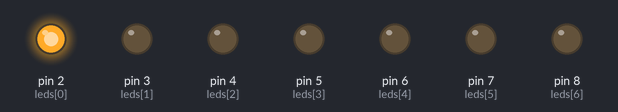
Bench run of a sketch on a simulated Arduino Uno, built with avr-gcc and run on an emulated ATmega328P. Parts: output pins drawn as LEDs (lit = HIGH).

Above: at 0.3 s.
At 1.0 s:
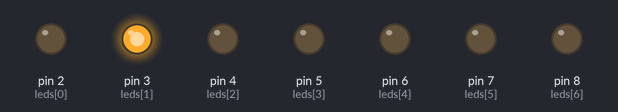
At 2.4 s:
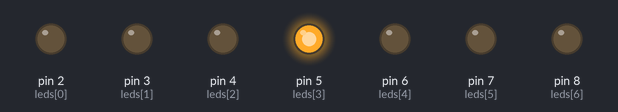
At 3.1 s:
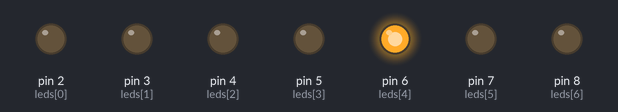
At 5.2 s:
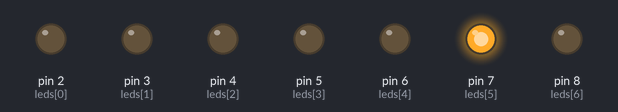
At 10.1 s:
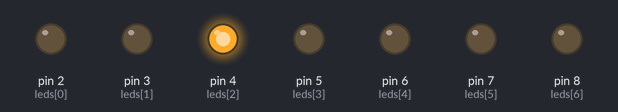
Timing chart, 0 to 10.9 s (numbered marks = the images above):
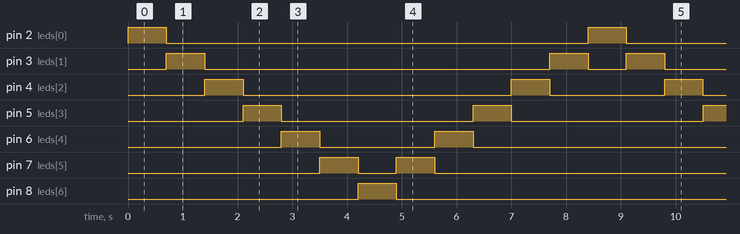

The sketch:

punto9.ino
```cpp
int leds[] = {2, 3, 4, 5, 6, 7, 8};
int numLeds = 7;
int delayTime = 700;
int direction = 1;
int currentLed = 0;

void setup() { for (int i = 0; i < numLeds; i++) {
  pinMode(leds[i], OUTPUT); } }

void loop() {
  digitalWrite(leds[currentLed], HIGH);
  delay(delayTime);
  digitalWrite(leds[currentLed], LOW);
  currentLed += direction;
  if (currentLed >= numLeds - 1 || currentLed <= 0) { direction *= -1; }
}
```

Measured:
- by itself, pin 2 (leds[0]), pin 8 (leds[6]): alternates HIGH for 0.70 s and LOW for 7.7 s
- by itself, pin 3 (leds[1]): repeats every 8.4 s: LOW 6.3 s, HIGH 0.70 s, LOW 0.70 s, HIGH 0.70 s
- by itself, pin 4 (leds[2]): repeats every 8.4 s: LOW 4.9 s, HIGH 0.70 s, LOW 2.1 s, HIGH 0.70 s
- by itself, pin 5 (leds[3]): alternates HIGH for 0.70 s and LOW for 3.5 s
- by itself, pin 6 (leds[4]): repeats every 8.4 s: LOW 2.1 s, HIGH 0.70 s, LOW 4.9 s, HIGH 0.70 s
- by itself, pin 7 (leds[5]): repeats every 8.4 s: LOW 0.70 s, HIGH 0.70 s, LOW 6.3 s, HIGH 0.70 s
